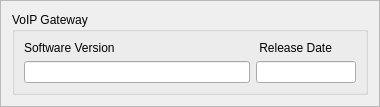
                  <widget class="QFrame" name="frame_41">
                   <property name="minimumSize">
                    <size>
                     <width>380</width>
                     <height>0</height>
                    </size>
                   </property>
                   <property name="frameShape">
                    <enum>QFrame::StyledPanel</enum>
                   </property>
                   <property name="frameShadow">
                    <enum>QFrame::Raised</enum>
                   </property>
                   <layout class="QVBoxLayout" name="verticalLayout_25">
                    <item>
                     <widget class="QGroupBox" name="CSC_gb_38">
                      <property name="minimumSize">
                       <size>
                        <width>350</width>
                        <height>0</height>
                       </size>
                      </property>
                      <property name="font">
                       <font>
                        <italic>false</italic>
                        <underline>false</underline>
                       </font>
                      </property>
                      <property name="autoFillBackground">
                       <bool>true</bool>
                      </property>
                      <property name="title">
                       <string>VoIP Gateway</string>
                      </property>
                      <property name="flat">
                       <bool>false</bool>
                      </property>
                      <property name="checkable">
                       <bool>false</bool>
                      </property>
                      <layout class="QGridLayout" name="gridLayout_35">
                       <item row="0" column="0">
                        <layout class="QHBoxLayout" name="horizontalLayout_76">
                         <item>
                          <layout class="QVBoxLayout" name="verticalLayout_79">
                           <item>
                            <widget class="QLabel" name="label_117">
                             <property name="text">
                              <string>Software Version</string>
                             </property>
                            </widget>
                           </item>
                           <item>
                            <widget class="QLineEdit" name="CSVP_V_LE">
                             <property name="minimumSize">
                              <size>
                               <width>210</width>
                               <height>0</height>
                              </size>
                             </property>
                             <property name="maximumSize">
                              <size>
                               <width>350</width>
                               <height>16777215</height>
                              </size>
                             </property>
                            </widget>
                           </item>
                          </layout>
                         </item>
                         <item>
                          <layout class="QVBoxLayout" name="verticalLayout_80">
                           <item>
                            <widget class="QLabel" name="label_118">
                             <property name="text">
                              <string> Release Date</string>
                             </property>
                            </widget>
                           </item>
                           <item>
                            <widget class="QLineEdit" name="CSVP_D_LE">
                             <property name="minimumSize">
                              <size>
                               <width>50</width>
                               <height>0</height>
                              </size>
                             </property>
                             <property name="maximumSize">
                              <size>
                               <width>100</width>
                               <height>16777215</height>
                              </size>
                             </property>
                            </widget>
                           </item>
                          </layout>
                         </item>
                        </layout>
                       </item>
                      </layout>
                     </widget>
                    </item>
                   </layout>
                  </widget>
